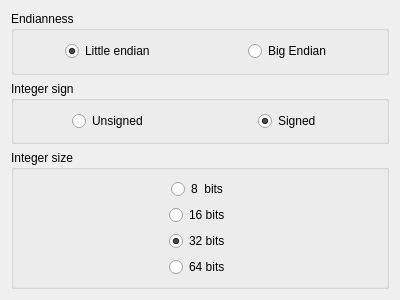
<?xml version="1.0" encoding="UTF-8"?>
<ui version="4.0">
<comment>
  * Released as open source by Gabriel Caudrelier
  *
  * Developed by Gabriel Caudrelier, gabriel dot caudrelier at gmail dot com
  *
  * https://github.com/metrodango/pip3line
  *
  * Released under AGPL see LICENSE for more information
</comment>
 <class>ByteIntegerWidget</class>
 <widget class="QWidget" name="ByteIntegerWidget">
  <property name="geometry">
   <rect>
    <x>0</x>
    <y>0</y>
    <width>400</width>
    <height>300</height>
   </rect>
  </property>
  <property name="windowTitle">
   <string>Form</string>
  </property>
  <layout class="QVBoxLayout" name="verticalLayout">
   <item>
    <widget class="QGroupBox" name="EndianGroupBox">
     <property name="title">
      <string>Endianness</string>
     </property>
     <layout class="QHBoxLayout" name="horizontalLayout_2">
      <item alignment="Qt::AlignHCenter">
       <widget class="QRadioButton" name="littleEndianRadioButton">
        <property name="text">
         <string>Little endian</string>
        </property>
        <property name="checked">
         <bool>true</bool>
        </property>
       </widget>
      </item>
      <item alignment="Qt::AlignHCenter">
       <widget class="QRadioButton" name="bigEndianRadioButton">
        <property name="text">
         <string>Big Endian</string>
        </property>
       </widget>
      </item>
     </layout>
    </widget>
   </item>
   <item>
    <widget class="QGroupBox" name="signGroupBox">
     <property name="title">
      <string>Integer sign</string>
     </property>
     <layout class="QHBoxLayout" name="horizontalLayout">
      <item alignment="Qt::AlignHCenter">
       <widget class="QRadioButton" name="unsignedRadioButton">
        <property name="text">
         <string>Unsigned</string>
        </property>
       </widget>
      </item>
      <item alignment="Qt::AlignHCenter">
       <widget class="QRadioButton" name="signedRadioButton">
        <property name="text">
         <string>Signed</string>
        </property>
        <property name="checked">
         <bool>true</bool>
        </property>
       </widget>
      </item>
     </layout>
    </widget>
   </item>
   <item>
    <widget class="QGroupBox" name="sizeGroupBox">
     <property name="title">
      <string>Integer size</string>
     </property>
     <layout class="QVBoxLayout" name="verticalLayout_2">
      <item alignment="Qt::AlignHCenter">
       <widget class="QRadioButton" name="I8bitsRadioButton">
        <property name="text">
         <string>8  bits</string>
        </property>
       </widget>
      </item>
      <item alignment="Qt::AlignHCenter">
       <widget class="QRadioButton" name="I16bitsRadioButton">
        <property name="text">
         <string>16 bits</string>
        </property>
       </widget>
      </item>
      <item alignment="Qt::AlignHCenter">
       <widget class="QRadioButton" name="I32bitsRadioButton">
        <property name="text">
         <string>32 bits</string>
        </property>
        <property name="checked">
         <bool>true</bool>
        </property>
       </widget>
      </item>
      <item alignment="Qt::AlignHCenter">
       <widget class="QRadioButton" name="I64bitsRadioButton">
        <property name="text">
         <string>64 bits</string>
        </property>
       </widget>
      </item>
     </layout>
    </widget>
   </item>
  </layout>
 </widget>
 <resources/>
 <connections/>
</ui>
